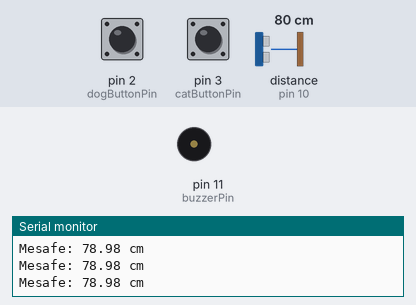
A sketch run on a simulated Arduino Uno, built with avr-gcc and run on an emulated ATmega328P. Shown: buzzer (waves = sounding, pin HIGH), the last lines printed to the serial monitor. Wiring (inferred from the names in the program): ultrasonic range finder: trigger pin 9; echo pin 10. The test bench sets the inputs (shaded band); at power-on: distance to the obstacle (sensor on pin 10) 80 cm, pin 2 (dogButtonPin) HIGH, pin 3 (catButtonPin) HIGH. The echo pulse lasts 58.3 µs per cm; pins used as bus, display or sensor lines are not drawn.

Above: at 1.3 s.
1.4 s: distance to the obstacle (sensor on pin 10) set to 53 cm
2.9 s: distance to the obstacle (sensor on pin 10) set to 47 cm
At 3.7 s:
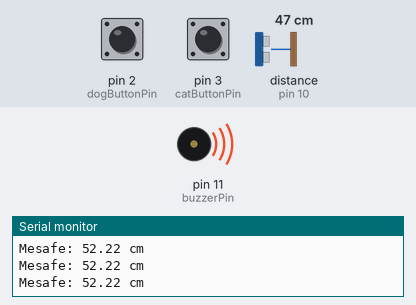
5.9 s: distance to the obstacle (sensor on pin 10) set to 60 cm
At 6.8 s:
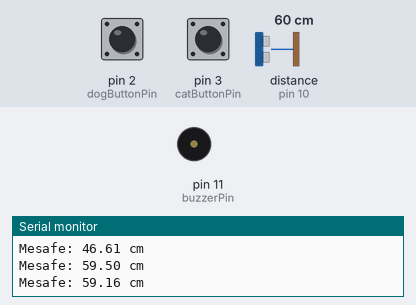
Timing chart, 0 to 8.9 s (numbered marks = the images above; inputs shaded):
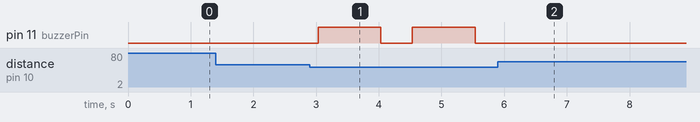

The sketch:

Kopek-Kedi-Kovucu.ino
```cpp
                                                       // Proje Tarafından Yazılmıştır : MuratAlpTR //

// Ultrasonik sensör kullanarak hayvanları uzaklaştırma

const int trigPin = 9; // Ultrasonik sensörün trig pini
const int echoPin = 10; // Ultrasonik sensörün echo pini
const int buzzerPin = 11; // Buzzer pini
const int dogButtonPin = 2; // Köpek butonu pini
const int catButtonPin = 3; // Kedi butonu pini

void setup() {
  pinMode(trigPin, OUTPUT);
  pinMode(echoPin, INPUT);
  pinMode(buzzerPin, OUTPUT);
  pinMode(dogButtonPin, INPUT_PULLUP); // Köpek butonunu içeri çekme direnci ile bağla
  pinMode(catButtonPin, INPUT_PULLUP); // Kedi butonunu içeri çekme direnci ile bağla
  Serial.begin(9600);
}

void loop() {
  digitalWrite(trigPin, LOW);
  delayMicroseconds(2);
  digitalWrite(trigPin, HIGH);
  delayMicroseconds(10);
  digitalWrite(trigPin, LOW);

  long duration = pulseIn(echoPin, HIGH);
  float distance = duration * 0.034 / 2;

  if (distance < 50) { // Eğer hayvan 50 cm'den daha yakınsa
    digitalWrite(buzzerPin, HIGH); // Buzzer'ı çal
    delay(1000); // 1 saniye beklet
    digitalWrite(buzzerPin, LOW); // Buzzer'ı kapat
  }

  // Köpek butonunu kontrol et
  if (digitalRead(dogButtonPin) == LOW) {
    Serial.println("Köpek butonuna basıldı!");
    // Köpek kovucu işlemleri burada yapılabilir
  }

  // Kedi butonunu kontrol et
  if (digitalRead(catButtonPin) == LOW) {
    Serial.println("Kedi butonuna basıldı!");
    // Kedi kovucu işlemleri burada yapılabilir
  }

  Serial.print("Mesafe: ");
  Serial.print(distance);
  Serial.println(" cm");
  delay(500); // 0.5 saniye beklet
}

                                                       // Proje Tarafından Yazılmıştır : MuratAlpTR //
```

Measured:
- the behaviour switches between 51 and 50 cm on distance to the obstacle (sensor on pin 10) (found by bisection; images 0 and 1)
- after the input at 2.9 s, pin 11 (buzzerPin): alternates HIGH for 1.0 s and LOW for 0.50 s, starting after 0.13 s
- after the input at 5.9 s, pin 11 (buzzerPin): stops changing and stays LOW
